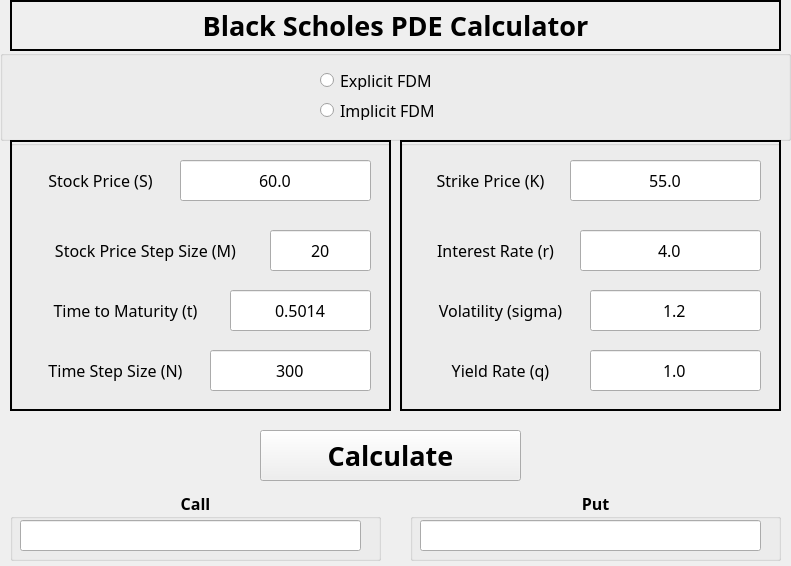
<?xml version="1.0" encoding="UTF-8"?>
<ui version="4.0">
 <class>MainWindow</class>
 <widget class="QMainWindow" name="MainWindow">
  <property name="geometry">
   <rect>
    <x>0</x>
    <y>0</y>
    <width>791</width>
    <height>566</height>
   </rect>
  </property>
  <property name="windowTitle">
   <string>G1T5 Black Scholes PDE Calculator</string>
  </property>
  <widget class="QWidget" name="centralwidget">
   <widget class="QLabel" name="box1">
    <property name="geometry">
     <rect>
      <x>10</x>
      <y>0</y>
      <width>771</width>
      <height>51</height>
     </rect>
    </property>
    <property name="font">
     <font>
      <family>Trebuchet MS</family>
      <pointsize>20</pointsize>
      <weight>75</weight>
      <bold>true</bold>
     </font>
    </property>
    <property name="frameShape">
     <enum>QFrame::WinPanel</enum>
    </property>
    <property name="text">
     <string>Black Scholes PDE Calculator</string>
    </property>
    <property name="alignment">
     <set>Qt::AlignCenter</set>
    </property>
   </widget>
   <widget class="QGroupBox" name="Method">
    <property name="enabled">
     <bool>true</bool>
    </property>
    <property name="geometry">
     <rect>
      <x>0</x>
      <y>50</y>
      <width>791</width>
      <height>91</height>
     </rect>
    </property>
    <property name="autoFillBackground">
     <bool>false</bool>
    </property>
    <property name="title">
     <string/>
    </property>
    <widget class="QRadioButton" name="explicit_fdm">
     <property name="geometry">
      <rect>
       <x>320</x>
       <y>20</y>
       <width>151</width>
       <height>20</height>
      </rect>
     </property>
     <property name="font">
      <font>
       <family>Trebuchet MS</family>
       <pointsize>12</pointsize>
      </font>
     </property>
     <property name="layoutDirection">
      <enum>Qt::LeftToRight</enum>
     </property>
     <property name="autoFillBackground">
      <bool>false</bool>
     </property>
     <property name="text">
      <string>Explicit FDM</string>
     </property>
     <property name="iconSize">
      <size>
       <width>20</width>
       <height>20</height>
      </size>
     </property>
    </widget>
    <widget class="QRadioButton" name="implicit_fdm">
     <property name="geometry">
      <rect>
       <x>320</x>
       <y>50</y>
       <width>151</width>
       <height>20</height>
      </rect>
     </property>
     <property name="font">
      <font>
       <family>Trebuchet MS</family>
       <pointsize>12</pointsize>
      </font>
     </property>
     <property name="layoutDirection">
      <enum>Qt::LeftToRight</enum>
     </property>
     <property name="autoFillBackground">
      <bool>false</bool>
     </property>
     <property name="text">
      <string>Implicit FDM</string>
     </property>
     <property name="iconSize">
      <size>
       <width>20</width>
       <height>20</height>
      </size>
     </property>
    </widget>
   </widget>
   <widget class="QGroupBox" name="LeftBoxGrp">
    <property name="geometry">
     <rect>
      <x>10</x>
      <y>140</y>
      <width>381</width>
      <height>271</height>
     </rect>
    </property>
    <property name="title">
     <string/>
    </property>
    <widget class="QLabel" name="LeftBox">
     <property name="geometry">
      <rect>
       <x>0</x>
       <y>0</y>
       <width>381</width>
       <height>271</height>
      </rect>
     </property>
     <property name="frameShape">
      <enum>QFrame::WinPanel</enum>
     </property>
     <property name="text">
      <string/>
     </property>
    </widget>
    <widget class="QLabel" name="StockPrice">
     <property name="geometry">
      <rect>
       <x>20</x>
       <y>20</y>
       <width>141</width>
       <height>41</height>
      </rect>
     </property>
     <property name="font">
      <font>
       <family>Trebuchet MS</family>
       <pointsize>12</pointsize>
       <weight>50</weight>
       <bold>false</bold>
      </font>
     </property>
     <property name="text">
      <string>Stock Price (S)</string>
     </property>
     <property name="alignment">
      <set>Qt::AlignCenter</set>
     </property>
    </widget>
    <widget class="QLineEdit" name="S">
     <property name="geometry">
      <rect>
       <x>170</x>
       <y>20</y>
       <width>191</width>
       <height>41</height>
      </rect>
     </property>
     <property name="font">
      <font>
       <family>Trebuchet MS</family>
       <pointsize>12</pointsize>
      </font>
     </property>
     <property name="text">
      <string>60.0</string>
     </property>
     <property name="alignment">
      <set>Qt::AlignCenter</set>
     </property>
    </widget>
    <widget class="QLabel" name="StepsizeM">
     <property name="geometry">
      <rect>
       <x>20</x>
       <y>90</y>
       <width>231</width>
       <height>41</height>
      </rect>
     </property>
     <property name="font">
      <font>
       <family>Trebuchet MS</family>
       <pointsize>12</pointsize>
       <weight>50</weight>
       <bold>false</bold>
      </font>
     </property>
     <property name="text">
      <string>Stock Price Step Size (M)</string>
     </property>
     <property name="alignment">
      <set>Qt::AlignCenter</set>
     </property>
    </widget>
    <widget class="QLineEdit" name="M">
     <property name="geometry">
      <rect>
       <x>260</x>
       <y>90</y>
       <width>101</width>
       <height>41</height>
      </rect>
     </property>
     <property name="font">
      <font>
       <family>Trebuchet MS</family>
       <pointsize>12</pointsize>
      </font>
     </property>
     <property name="text">
      <string>20</string>
     </property>
     <property name="alignment">
      <set>Qt::AlignCenter</set>
     </property>
    </widget>
    <widget class="QLabel" name="TimeT">
     <property name="geometry">
      <rect>
       <x>20</x>
       <y>150</y>
       <width>191</width>
       <height>41</height>
      </rect>
     </property>
     <property name="font">
      <font>
       <family>Trebuchet MS</family>
       <pointsize>12</pointsize>
       <weight>50</weight>
       <bold>false</bold>
      </font>
     </property>
     <property name="text">
      <string>Time to Maturity (t)</string>
     </property>
     <property name="alignment">
      <set>Qt::AlignCenter</set>
     </property>
    </widget>
    <widget class="QLineEdit" name="t">
     <property name="geometry">
      <rect>
       <x>220</x>
       <y>150</y>
       <width>141</width>
       <height>41</height>
      </rect>
     </property>
     <property name="font">
      <font>
       <family>Trebuchet MS</family>
       <pointsize>12</pointsize>
      </font>
     </property>
     <property name="text">
      <string>0.5014</string>
     </property>
     <property name="alignment">
      <set>Qt::AlignCenter</set>
     </property>
    </widget>
    <widget class="QLabel" name="StepsizeM_3">
     <property name="geometry">
      <rect>
       <x>20</x>
       <y>210</y>
       <width>171</width>
       <height>41</height>
      </rect>
     </property>
     <property name="font">
      <font>
       <family>Trebuchet MS</family>
       <pointsize>12</pointsize>
       <weight>50</weight>
       <bold>false</bold>
      </font>
     </property>
     <property name="text">
      <string>Time Step Size (N)</string>
     </property>
     <property name="alignment">
      <set>Qt::AlignCenter</set>
     </property>
    </widget>
    <widget class="QLineEdit" name="N">
     <property name="geometry">
      <rect>
       <x>200</x>
       <y>210</y>
       <width>161</width>
       <height>41</height>
      </rect>
     </property>
     <property name="font">
      <font>
       <family>Trebuchet MS</family>
       <pointsize>12</pointsize>
      </font>
     </property>
     <property name="text">
      <string>300</string>
     </property>
     <property name="alignment">
      <set>Qt::AlignCenter</set>
     </property>
    </widget>
   </widget>
   <widget class="QGroupBox" name="RightBoxGrp">
    <property name="geometry">
     <rect>
      <x>400</x>
      <y>140</y>
      <width>381</width>
      <height>271</height>
     </rect>
    </property>
    <property name="title">
     <string/>
    </property>
    <widget class="QLabel" name="RightBox">
     <property name="geometry">
      <rect>
       <x>0</x>
       <y>0</y>
       <width>381</width>
       <height>271</height>
      </rect>
     </property>
     <property name="frameShape">
      <enum>QFrame::WinPanel</enum>
     </property>
     <property name="text">
      <string/>
     </property>
    </widget>
    <widget class="QLabel" name="StrikePrice">
     <property name="geometry">
      <rect>
       <x>20</x>
       <y>20</y>
       <width>141</width>
       <height>41</height>
      </rect>
     </property>
     <property name="font">
      <font>
       <family>Trebuchet MS</family>
       <pointsize>12</pointsize>
       <weight>50</weight>
       <bold>false</bold>
      </font>
     </property>
     <property name="text">
      <string>Strike Price (K)</string>
     </property>
     <property name="alignment">
      <set>Qt::AlignCenter</set>
     </property>
    </widget>
    <widget class="QLineEdit" name="K">
     <property name="geometry">
      <rect>
       <x>170</x>
       <y>20</y>
       <width>191</width>
       <height>41</height>
      </rect>
     </property>
     <property name="font">
      <font>
       <family>Trebuchet MS</family>
       <pointsize>12</pointsize>
      </font>
     </property>
     <property name="text">
      <string>55.0</string>
     </property>
     <property name="alignment">
      <set>Qt::AlignCenter</set>
     </property>
    </widget>
    <widget class="QLabel" name="InterestRate">
     <property name="geometry">
      <rect>
       <x>20</x>
       <y>90</y>
       <width>151</width>
       <height>41</height>
      </rect>
     </property>
     <property name="font">
      <font>
       <family>Trebuchet MS</family>
       <pointsize>12</pointsize>
       <weight>50</weight>
       <bold>false</bold>
      </font>
     </property>
     <property name="text">
      <string>Interest Rate (r)</string>
     </property>
     <property name="alignment">
      <set>Qt::AlignCenter</set>
     </property>
    </widget>
    <widget class="QLineEdit" name="r">
     <property name="geometry">
      <rect>
       <x>180</x>
       <y>90</y>
       <width>181</width>
       <height>41</height>
      </rect>
     </property>
     <property name="font">
      <font>
       <family>Trebuchet MS</family>
       <pointsize>12</pointsize>
      </font>
     </property>
     <property name="text">
      <string>4.0</string>
     </property>
     <property name="alignment">
      <set>Qt::AlignCenter</set>
     </property>
    </widget>
    <widget class="QLineEdit" name="sigma">
     <property name="geometry">
      <rect>
       <x>190</x>
       <y>150</y>
       <width>171</width>
       <height>41</height>
      </rect>
     </property>
     <property name="font">
      <font>
       <family>Trebuchet MS</family>
       <pointsize>12</pointsize>
      </font>
     </property>
     <property name="text">
      <string>1.2</string>
     </property>
     <property name="alignment">
      <set>Qt::AlignCenter</set>
     </property>
    </widget>
    <widget class="QLabel" name="Volatility">
     <property name="geometry">
      <rect>
       <x>20</x>
       <y>150</y>
       <width>161</width>
       <height>41</height>
      </rect>
     </property>
     <property name="font">
      <font>
       <family>Trebuchet MS</family>
       <pointsize>12</pointsize>
       <weight>50</weight>
       <bold>false</bold>
      </font>
     </property>
     <property name="text">
      <string>Volatility (sigma)</string>
     </property>
     <property name="alignment">
      <set>Qt::AlignCenter</set>
     </property>
    </widget>
    <widget class="QLabel" name="YieldRate">
     <property name="geometry">
      <rect>
       <x>20</x>
       <y>210</y>
       <width>161</width>
       <height>41</height>
      </rect>
     </property>
     <property name="font">
      <font>
       <family>Trebuchet MS</family>
       <pointsize>12</pointsize>
       <weight>50</weight>
       <bold>false</bold>
      </font>
     </property>
     <property name="text">
      <string>Yield Rate (q)</string>
     </property>
     <property name="alignment">
      <set>Qt::AlignCenter</set>
     </property>
    </widget>
    <widget class="QLineEdit" name="q">
     <property name="geometry">
      <rect>
       <x>190</x>
       <y>210</y>
       <width>171</width>
       <height>41</height>
      </rect>
     </property>
     <property name="font">
      <font>
       <family>Trebuchet MS</family>
       <pointsize>12</pointsize>
      </font>
     </property>
     <property name="text">
      <string>1.0</string>
     </property>
     <property name="alignment">
      <set>Qt::AlignCenter</set>
     </property>
    </widget>
   </widget>
   <widget class="QPushButton" name="Calculate">
    <property name="geometry">
     <rect>
      <x>260</x>
      <y>430</y>
      <width>261</width>
      <height>51</height>
     </rect>
    </property>
    <property name="font">
     <font>
      <family>Trebuchet MS</family>
      <pointsize>20</pointsize>
      <weight>75</weight>
      <bold>true</bold>
     </font>
    </property>
    <property name="text">
     <string>Calculate</string>
    </property>
   </widget>
   <widget class="QGroupBox" name="Call">
    <property name="geometry">
     <rect>
      <x>10</x>
      <y>490</y>
      <width>371</width>
      <height>71</height>
     </rect>
    </property>
    <property name="font">
     <font>
      <family>Trebuchet MS</family>
      <pointsize>12</pointsize>
      <weight>75</weight>
      <bold>true</bold>
     </font>
    </property>
    <property name="title">
     <string>Call</string>
    </property>
    <property name="alignment">
     <set>Qt::AlignCenter</set>
    </property>
    <widget class="QLineEdit" name="call">
     <property name="geometry">
      <rect>
       <x>10</x>
       <y>30</y>
       <width>341</width>
       <height>31</height>
      </rect>
     </property>
     <property name="font">
      <font>
       <weight>50</weight>
       <bold>false</bold>
      </font>
     </property>
     <property name="alignment">
      <set>Qt::AlignCenter</set>
     </property>
    </widget>
   </widget>
   <widget class="QGroupBox" name="Put">
    <property name="geometry">
     <rect>
      <x>410</x>
      <y>490</y>
      <width>371</width>
      <height>71</height>
     </rect>
    </property>
    <property name="font">
     <font>
      <family>Trebuchet MS</family>
      <pointsize>12</pointsize>
      <weight>75</weight>
      <bold>true</bold>
     </font>
    </property>
    <property name="title">
     <string>Put</string>
    </property>
    <property name="alignment">
     <set>Qt::AlignCenter</set>
    </property>
    <widget class="QLineEdit" name="put">
     <property name="geometry">
      <rect>
       <x>10</x>
       <y>30</y>
       <width>341</width>
       <height>31</height>
      </rect>
     </property>
     <property name="font">
      <font>
       <weight>50</weight>
       <bold>false</bold>
      </font>
     </property>
     <property name="alignment">
      <set>Qt::AlignCenter</set>
     </property>
    </widget>
   </widget>
  </widget>
 </widget>
 <resources/>
 <connections/>
</ui>
